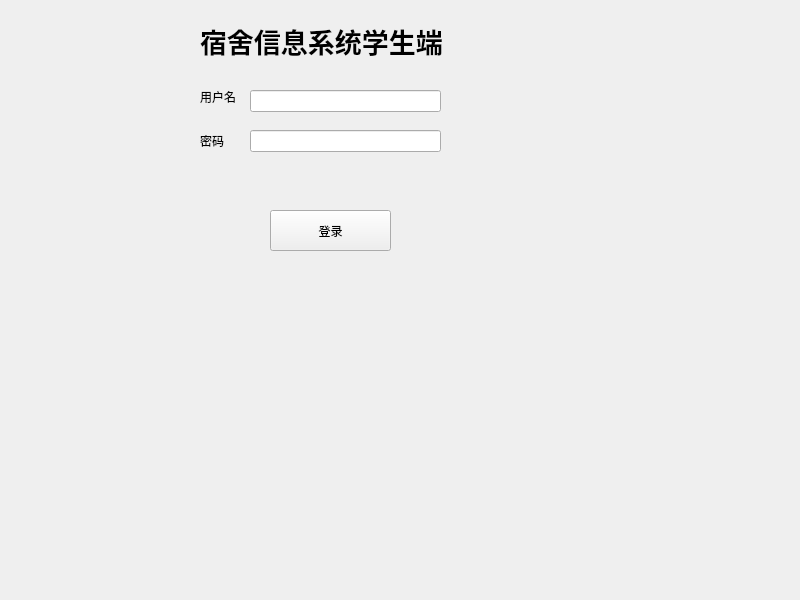
<?xml version="1.0" encoding="UTF-8"?>
<ui version="4.0">
 <class>StudentLogin</class>
 <widget class="QWidget" name="StudentLogin">
  <property name="geometry">
   <rect>
    <x>0</x>
    <y>0</y>
    <width>800</width>
    <height>600</height>
   </rect>
  </property>
  <property name="windowTitle">
   <string>StudentLogin</string>
  </property>
  <widget class="QLabel" name="UserNameLabel">
   <property name="geometry">
    <rect>
     <x>200</x>
     <y>90</y>
     <width>49</width>
     <height>14</height>
    </rect>
   </property>
   <property name="text">
    <string>用户名</string>
   </property>
  </widget>
  <widget class="QLineEdit" name="UserNameLineEdit">
   <property name="geometry">
    <rect>
     <x>250</x>
     <y>90</y>
     <width>191</width>
     <height>22</height>
    </rect>
   </property>
  </widget>
  <widget class="QPushButton" name="LoginButton">
   <property name="geometry">
    <rect>
     <x>270</x>
     <y>210</y>
     <width>121</width>
     <height>41</height>
    </rect>
   </property>
   <property name="text">
    <string>登录</string>
   </property>
  </widget>
  <widget class="QLineEdit" name="PasswordLineEdit">
   <property name="geometry">
    <rect>
     <x>250</x>
     <y>130</y>
     <width>191</width>
     <height>22</height>
    </rect>
   </property>
   <property name="echoMode">
    <enum>QLineEdit::Password</enum>
   </property>
  </widget>
  <widget class="QLabel" name="TitleLabel">
   <property name="geometry">
    <rect>
     <x>200</x>
     <y>20</y>
     <width>281</width>
     <height>41</height>
    </rect>
   </property>
   <property name="font">
    <font>
     <pointsize>20</pointsize>
     <bold>true</bold>
    </font>
   </property>
   <property name="frameShadow">
    <enum>QFrame::Raised</enum>
   </property>
   <property name="lineWidth">
    <number>4</number>
   </property>
   <property name="text">
    <string>宿舍信息系统学生端</string>
   </property>
  </widget>
  <widget class="QLabel" name="PasswordLabel">
   <property name="geometry">
    <rect>
     <x>200</x>
     <y>130</y>
     <width>51</width>
     <height>21</height>
    </rect>
   </property>
   <property name="text">
    <string>密码</string>
   </property>
  </widget>
 </widget>
 <resources/>
 <connections/>
</ui>
